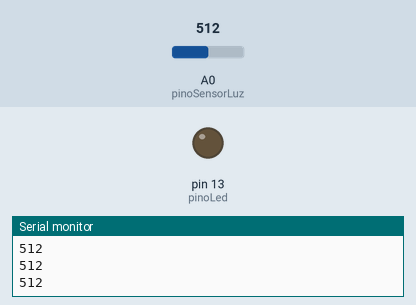
This sketch was run on a simulated Arduino Uno, built with avr-gcc and run on an emulated ATmega328P. Shown: output pins drawn as LEDs (lit = HIGH), the last lines printed to the serial monitor. The inputs (shaded band) are chosen by the test bench; at power-on: A0 (pinoSensorLuz) = 512.

Above: at 1.2 s.
1.3 s: A0 (pinoSensorLuz) set to 993
2.8 s: A0 (pinoSensorLuz) set to 1007
At 4.0 s:
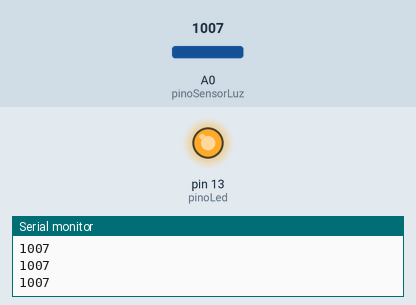
4.3 s: A0 (pinoSensorLuz) set to 990
At 5.1 s:
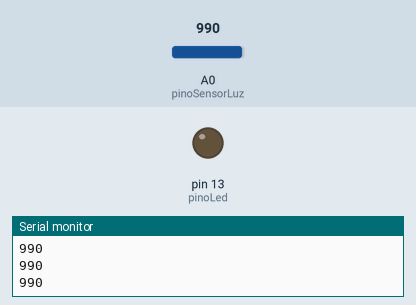
5.8 s: A0 (pinoSensorLuz) set to 1010
At 6.7 s:
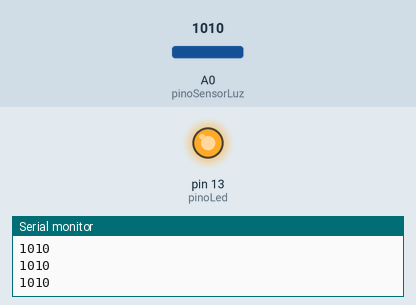
Timing chart, 0 to 8.3 s (numbered marks = the images above; inputs shaded):
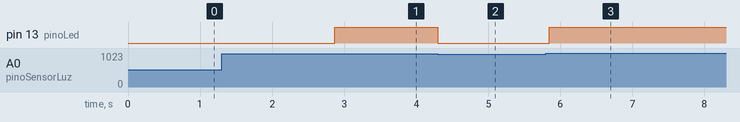

The sketch:

Sensor-Luminosidade.ino
```cpp
int pinoLed = 13;
int pinoSensorLuz = A0;
int valorLuz = 0;

void setup()
{
     pinMode(pinoLed,OUTPUT);
     Serial.begin(9600);
}

void loop()
{
  valorLuz = analogRead(pinoSensorLuz);
  if(valorLuz>1000)
  {
    digitalWrite(pinoLed,HIGH);
  }
  else
  {
    digitalWrite(pinoLed,LOW);
  }
  Serial.println(valorLuz);
 delay(100);
  delay(10);
}
```

Measured:
- the behaviour switches between 1000 and 1001 on A0 (pinoSensorLuz) (found by bisection; images 0 and 1)
- after the input at 2.8 s, pin 13 (pinoLed): LOW → HIGH after 0.07 s
- after the input at 4.3 s, pin 13 (pinoLed): HIGH → LOW at once
- after the input at 5.8 s, pin 13 (pinoLed): LOW → HIGH after 0.05 s
